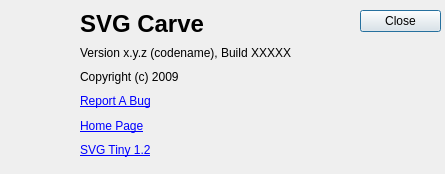
<?xml version="1.0" encoding="UTF-8"?>
<ui version="4.0">
 <class>HelpDialog</class>
 <widget class="QDialog" name="HelpDialog">
  <property name="geometry">
   <rect>
    <x>0</x>
    <y>0</y>
    <width>445</width>
    <height>174</height>
   </rect>
  </property>
  <property name="windowTitle">
   <string>Dialog</string>
  </property>
  <widget class="QDialogButtonBox" name="buttonBox">
   <property name="geometry">
    <rect>
     <x>360</x>
     <y>10</y>
     <width>81</width>
     <height>241</height>
    </rect>
   </property>
   <property name="orientation">
    <enum>Qt::Vertical</enum>
   </property>
   <property name="standardButtons">
    <set>QDialogButtonBox::Close</set>
   </property>
  </widget>
  <widget class="QWidget" name="layoutWidget">
   <property name="geometry">
    <rect>
     <x>80</x>
     <y>10</y>
     <width>271</width>
     <height>149</height>
    </rect>
   </property>
   <layout class="QVBoxLayout" name="verticalLayout">
    <item>
     <widget class="QLabel" name="labelTitle">
      <property name="font">
       <font>
        <pointsize>18</pointsize>
        <weight>75</weight>
        <bold>true</bold>
       </font>
      </property>
      <property name="text">
       <string>SVG Carve</string>
      </property>
     </widget>
    </item>
    <item>
     <widget class="QLabel" name="labelVersion">
      <property name="text">
       <string>Version x.y.z (codename), Build XXXXX</string>
      </property>
      <property name="textInteractionFlags">
       <set>Qt::LinksAccessibleByMouse|Qt::TextSelectableByMouse</set>
      </property>
     </widget>
    </item>
    <item>
     <widget class="QLabel" name="labelCopyright">
      <property name="text">
       <string>Copyright (c) 2009</string>
      </property>
      <property name="textInteractionFlags">
       <set>Qt::LinksAccessibleByMouse|Qt::TextSelectableByMouse</set>
      </property>
     </widget>
    </item>
    <item>
     <widget class="QLabel" name="labelCopyright_3">
      <property name="focusPolicy">
       <enum>Qt::ClickFocus</enum>
      </property>
      <property name="text">
       <string>&lt;a href=&quot;http://bugs.launchpad.net/carve&quot;&gt;Report A Bug&lt;/a&gt;</string>
      </property>
      <property name="textFormat">
       <enum>Qt::RichText</enum>
      </property>
      <property name="openExternalLinks">
       <bool>true</bool>
      </property>
      <property name="textInteractionFlags">
       <set>Qt::LinksAccessibleByKeyboard|Qt::LinksAccessibleByMouse</set>
      </property>
     </widget>
    </item>
    <item>
     <widget class="QLabel" name="labelCopyright_4">
      <property name="focusPolicy">
       <enum>Qt::ClickFocus</enum>
      </property>
      <property name="text">
       <string>&lt;a href=&quot;http://www.codedread.com/carve&quot;&gt;Home Page&lt;/span&gt;&lt;/a&gt;</string>
      </property>
      <property name="textFormat">
       <enum>Qt::RichText</enum>
      </property>
      <property name="openExternalLinks">
       <bool>true</bool>
      </property>
      <property name="textInteractionFlags">
       <set>Qt::LinksAccessibleByKeyboard|Qt::LinksAccessibleByMouse</set>
      </property>
     </widget>
    </item>
    <item>
     <widget class="QLabel" name="labelCopyright_2">
      <property name="focusPolicy">
       <enum>Qt::ClickFocus</enum>
      </property>
      <property name="text">
       <string>&lt;a href=&quot;http://www.w3.org/TR/SVGTiny12/&quot;&gt;SVG Tiny 1.2&lt;/span&gt;&lt;/a&gt;</string>
      </property>
      <property name="textFormat">
       <enum>Qt::RichText</enum>
      </property>
      <property name="openExternalLinks">
       <bool>true</bool>
      </property>
      <property name="textInteractionFlags">
       <set>Qt::LinksAccessibleByKeyboard|Qt::LinksAccessibleByMouse</set>
      </property>
     </widget>
    </item>
   </layout>
  </widget>
 </widget>
 <resources/>
 <connections>
  <connection>
   <sender>buttonBox</sender>
   <signal>accepted()</signal>
   <receiver>HelpDialog</receiver>
   <slot>accept()</slot>
   <hints>
    <hint type="sourcelabel">
     <x>248</x>
     <y>254</y>
    </hint>
    <hint type="destinationlabel">
     <x>157</x>
     <y>274</y>
    </hint>
   </hints>
  </connection>
  <connection>
   <sender>buttonBox</sender>
   <signal>rejected()</signal>
   <receiver>HelpDialog</receiver>
   <slot>reject()</slot>
   <hints>
    <hint type="sourcelabel">
     <x>316</x>
     <y>260</y>
    </hint>
    <hint type="destinationlabel">
     <x>286</x>
     <y>274</y>
    </hint>
   </hints>
  </connection>
 </connections>
</ui>
